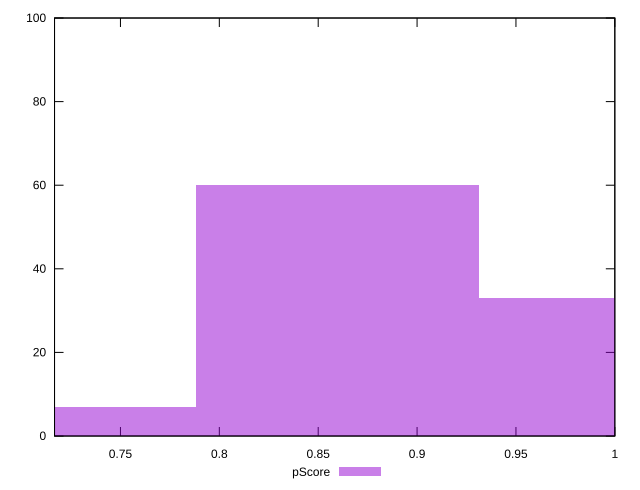

Recreate this plot in gnuplot.
reset

$pScore <<EOF
0.8595987528897548 60
1.002865211704714 33
0.7163322940747957 7
EOF

set key outside below
set boxwidth 0.14326645881495914
set xrange [0.7166666666666667:1]
set yrange [0:100]
set trange [0:100]
set style fill transparent solid 0.5 noborder
set terminal svg size 640, 490 enhanced background rgb 'white'
set output "reprap/unused-css-rules/samples/pages+cached+noexternal+nomedia+nocss/pScore/histogram.svg"

plot $pScore title "pScore" with boxes

reset
